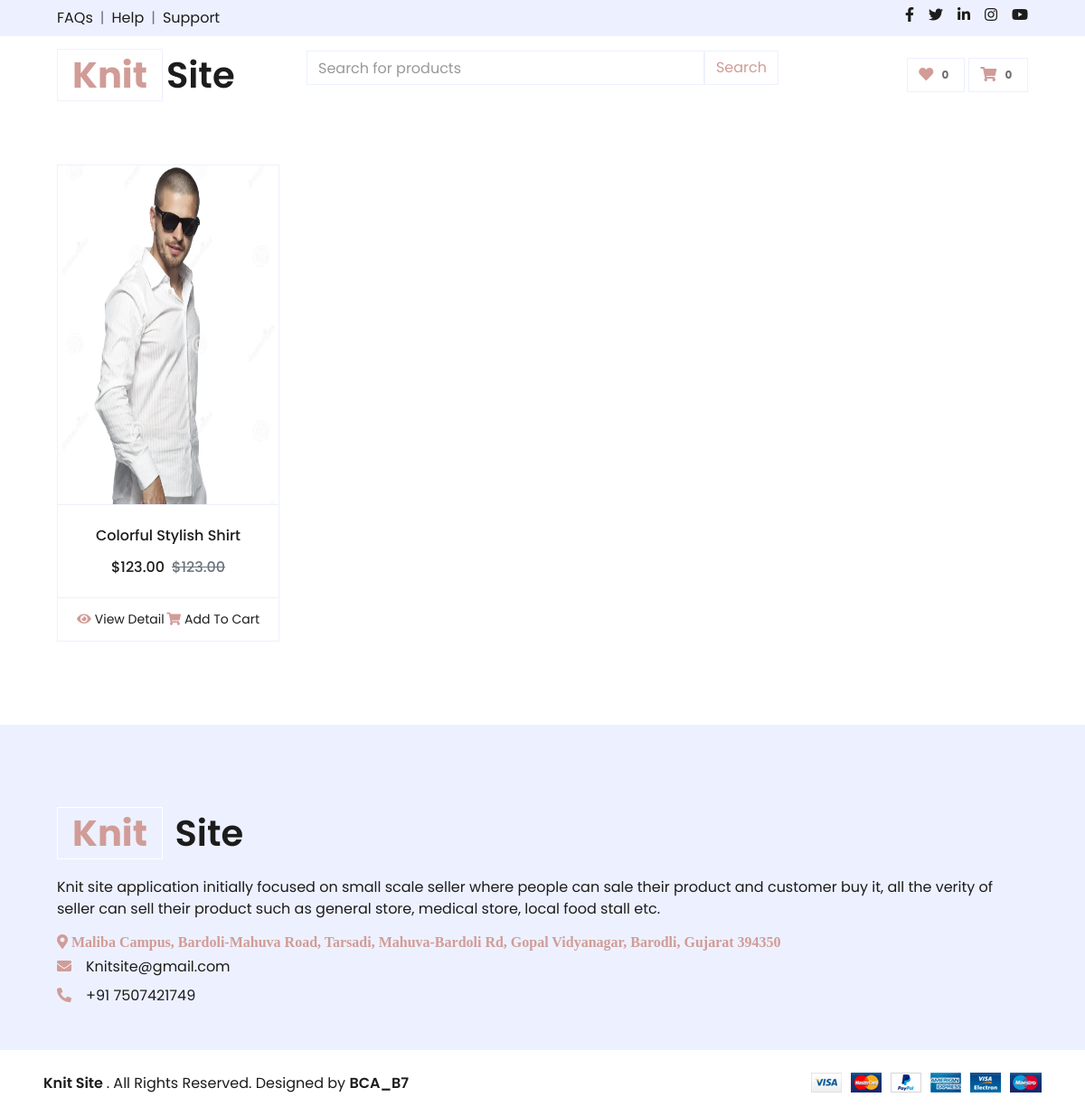
The app's page /Category/mens.php, older data.
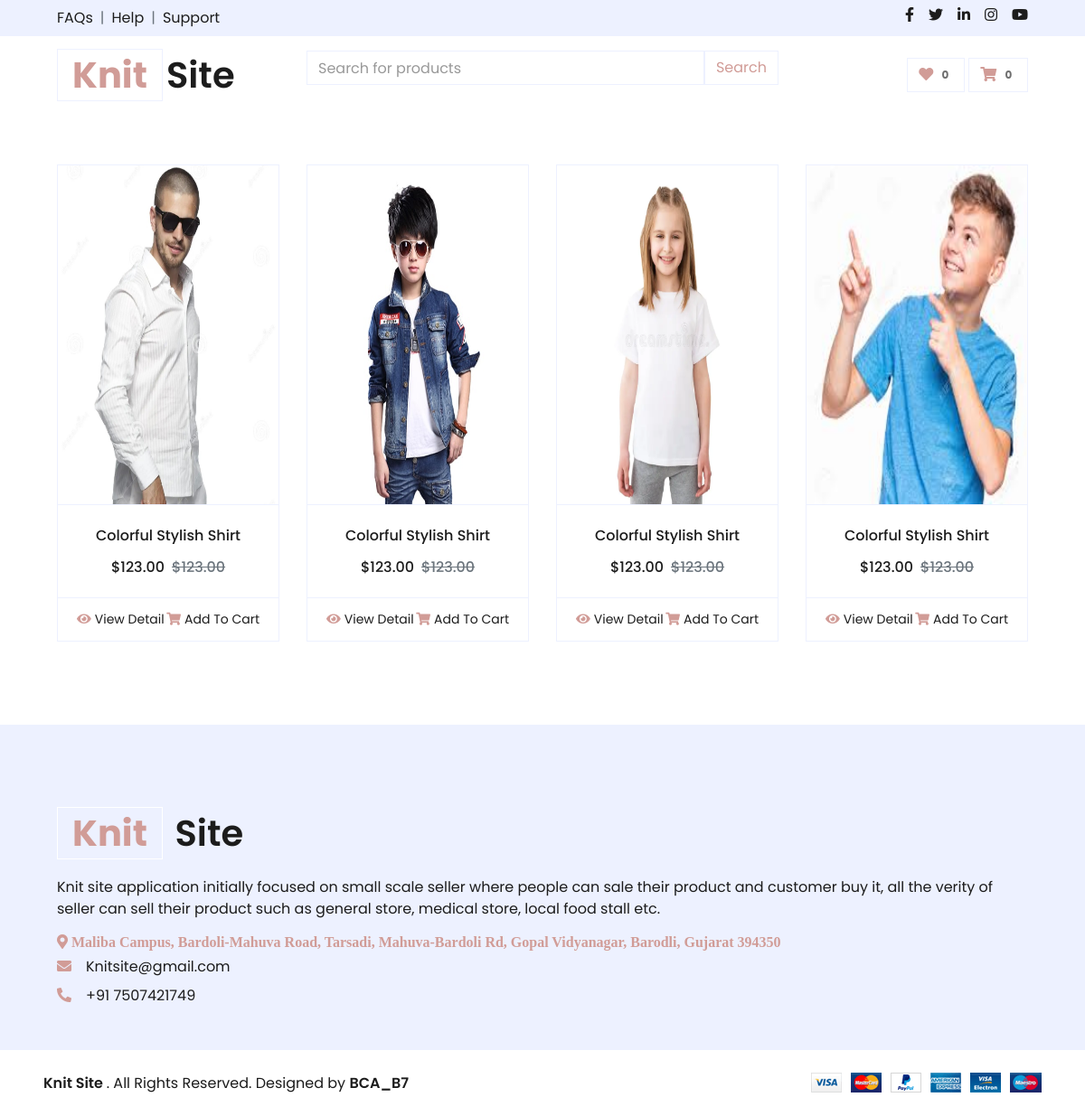
The same page, newer data.
### tables this page shows
CREATE TABLE `products` (
  `id` int(11) NOT NULL,
  `name` varchar(255) NOT NULL,
  `description` text DEFAULT NULL,
  `price` decimal(10,2) NOT NULL,
  `brand_name` varchar(255) DEFAULT NULL,
  `category` varchar(255) DEFAULT NULL,
  `image_path` varchar(255) DEFAULT NULL,
  `add_date` timestamp NOT NULL DEFAULT current_timestamp(),
  `status` int(1) DEFAULT 1,
  `SID` int(11) DEFAULT NULL,
  `quantity` int(11) DEFAULT NULL
);

### commonMethod.php (called while the page is built, shortened)
<?php
$con = connection();
$query = "SELECT image_path FROM products WHERE category='Mens' AND status=1";
$result = mysqli_query($con, $query);
$mens = array();
while ($row = mysqli_fetch_assoc($result)) {
    $mens[] = $row;
}
?>

### Category/mens.php (the view, shortened to what this page needs)
<?php include_once '../header.php';
include_once("../commonMethod.php");
?>
<!DOCTYPE html>
<html lang="en">
<head>
    <link href="https://cdnjs.cloudflare.com/ajax/libs/font-awesome/5.10.0/css/all.min.css" rel="stylesheet">
    <link href="../lib/owlcarousel/assets/owl.carousel.min.css" rel="stylesheet">
    <link href="../css/style.css" rel="stylesheet">
    <link rel="stylesheet" href="https://code.jquery.com/ui/1.13.0/themes/base/jquery-ui.css">
</head>
<body>
    <div class="container-fluid pt-5">
        <div class="row px-xl-5 pb-3">
            <?php foreach ($mens as $men): ?>
                <div class="col-lg-3 col-md-6 col-sm-12 pb-1">
                    <div class="card product-item border-0 mb-4">
                        <div class="card-header product-img position-relative bg-transparent border p-0">
                            <img src="../seller/<?php echo $men['image_path']; ?>" class="img-fluid" alt="Product Image">
                        </div>
                        <div class="card-body border-left border-right text-center p-0 pt-4 pb-3">
                            <h6 class="text-truncate mb-3">Colorful Stylish Shirt</h6>
                            <div class="d-flex justify-content-center">
                                <h6>$123.00</h6>
                                <h6 class="text-muted ml-2"><del>$123.00</del></h6>
                            </div>
                        </div>
                        <div class="card-footer d-flex justify-content-between bg-light border">
                            <a href="" class="btn btn-sm text-dark p-0"><i class="fas fa-eye text-primary mr-1"></i>View
                                Detail</a>
                            <a href="" class="btn btn-sm text-dark p-0"><i
                                    class="fas fa-shopping-cart text-primary mr-1"></i>Add To Cart</a>
                        </div>
                    </div>
                </div>
            <?php endforeach; ?>
        </div>
    </div>
    <?php include_once '../footer.php' ?>
</body>
</html>

Row changes from the older to the newer data that the page shows:
added products: image_path (picture)
added products: image_path (picture)
added products: image_path (picture)
